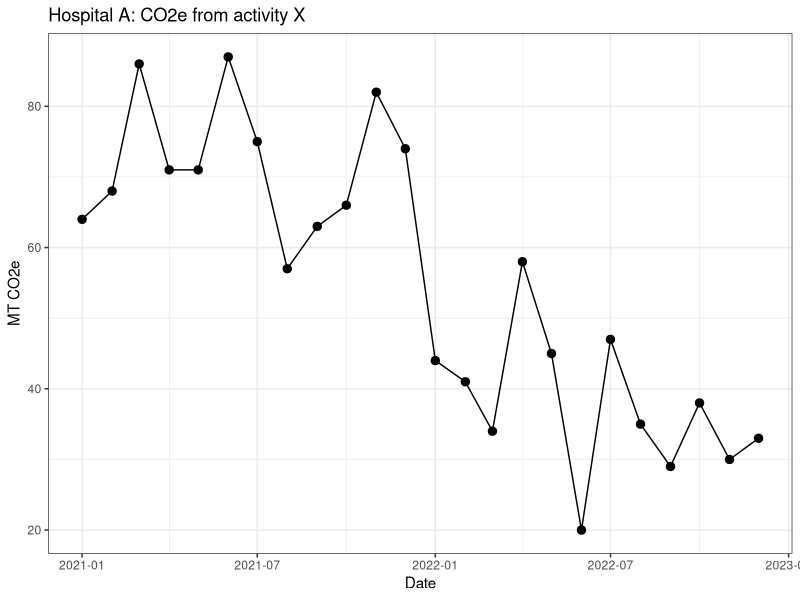
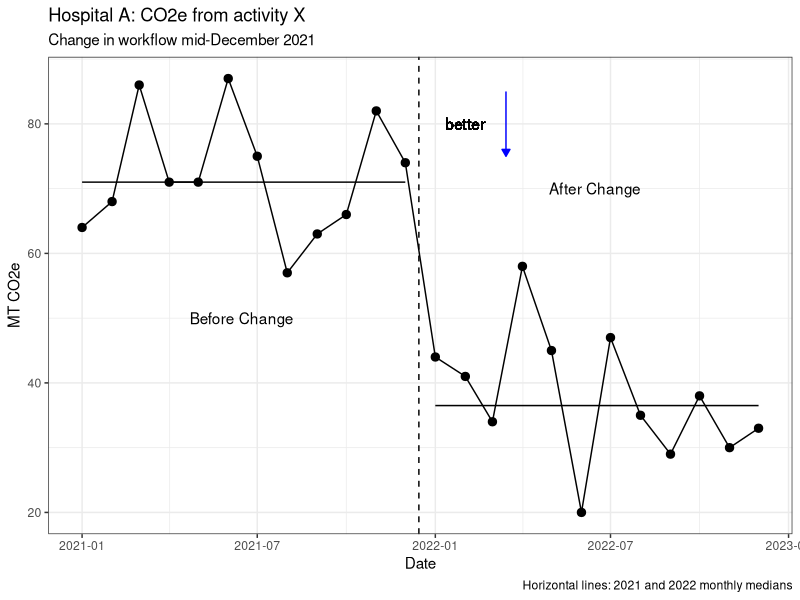
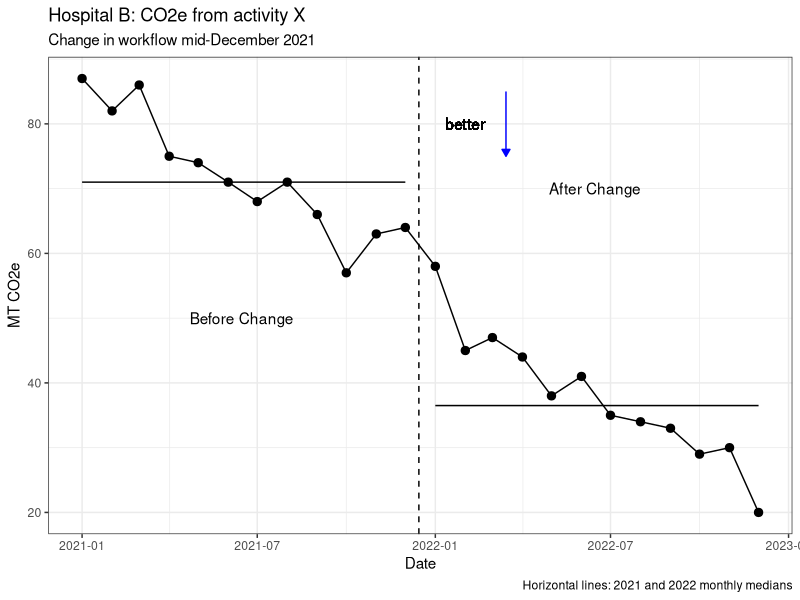
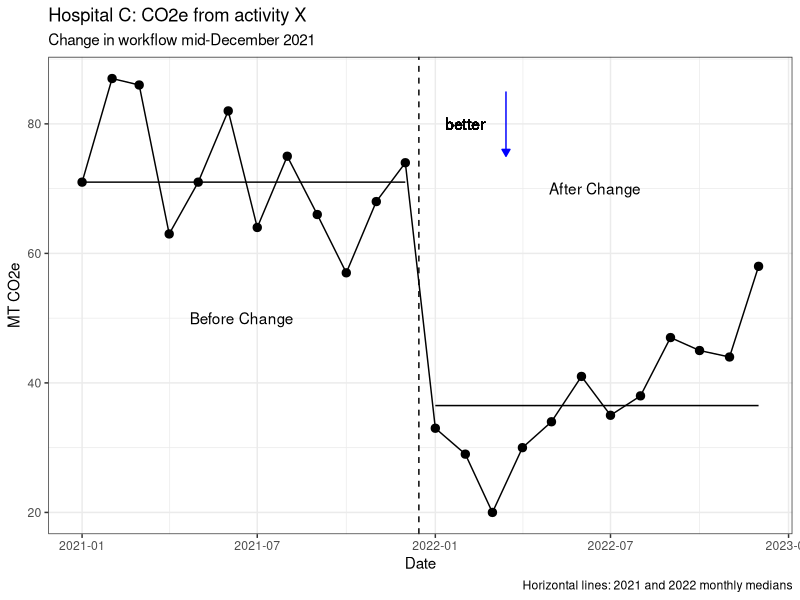
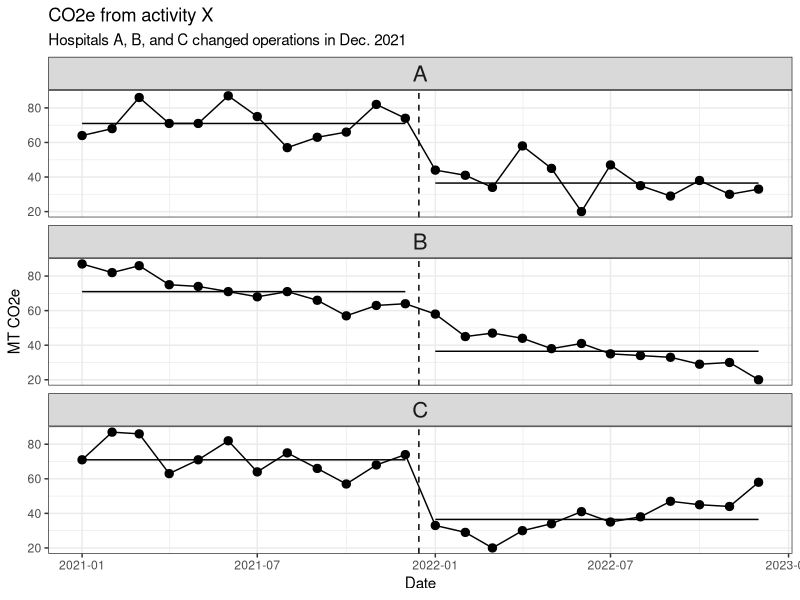

R code for these plots, in order:
## ---- chunk 1
knitr::opts_chunk$set(echo = FALSE)
library(tidyverse)
library(patchwork)


good_direction_up <- FALSE

text_y_coord_up <- c(70,50)

text_y_coord_down <- c(50,70)

if(good_direction_up) {
  
  text_y_coord <- text_y_coord_up
  
} else {
  
  text_y_coord <- text_y_coord_down 
}


unit_name <- "Hospital"

caption_main_table <- "Yearly Summary Report:  MT CO2e impact, three hospitals"

measure_topic <- "CO2e from activity X"

y_var_name <- "MT CO2e"

## ---- chunk 2

set.seed(123)
y2 <- round(rnorm(n = 12, mean = 70, sd = 10),0)
y1 <- round(rnorm(n = 12, mean = 30, sd = 10),0) + 10

make_perla_df <- function(y1,y2, good_direction = good_direction_up){
      
  if(good_direction){
      y <- c(y1,y2)
      
      median_y1 <- c(rep(median(y1),12), rep(NA, 12))
      
      median_y2 <- c(rep(NA, 12), rep(median(y2), 12))
      
  } else {
      y <- c(y2,y1)
      
      median_y1 <- c(rep(median(y2),12), rep(NA, 12))
      
      median_y2 <- c(rep(NA, 12), rep(median(y1), 12))
  }   
      
      
      epoch <- c(rep_len("Before", length.out = 12), rep_len("After", length.out = 12))
      
      xA <- seq.Date(from = as.Date("2021-01-01"), length.out = 24, by = "month")
      
      df_perla <- cbind.data.frame(Date = xA, y = y,epoch = epoch, 
                                   median1 = median_y1,
                                   median2 = median_y2)

      t_test_out <- t.test(y1, y2, var.equal=TRUE)
      
      list_out <- list(df=df_perla, t_test = t_test_out)
}





#`DM pts seen by Dental`
# this function uses a data frame that has the structure created
# by the function make_perla_df
p_perla <- function(df, 
                    unit, 
                    enhanced = TRUE, 
                    measure_topic0 = measure_topic, 
                    good_direction = good_direction_up,
                    text_y_coord0 = text_y_coord) {
  p1 <- ggplot(data = df, aes(x = Date, y = y)) +
    theme_bw()+
    geom_point(size = rel(2.5))+
    geom_line()
  
  if(enhanced) {
    p1 <- p1 + labs(title = paste0(unit_name, " ", unit,": ", measure_topic0),
         subtitle = "Change in workflow mid-December 2021",
         caption = "Horizontal lines: 2021 and 2022 monthly medians",
         y = y_var_name) +
    geom_vline(xintercept = as.Date("2021-12-15"), linetype = "dashed")+
    annotate("text", x = c(as.Date("2021-06-15"),as.Date("2022-06-15")),
             y = text_y_coord0, label = c("Before Change", "After Change"))
    
    p1.1 <- p1 + geom_line(data = df, aes(x = Date, y = median1))
  
    p_out <- p1.1 + geom_line(data = df, aes(x = Date, y = median2)) 

      # annotate("segment",x = x_arrow, xend = x_arrow, y = 3, yend = 3.3) +
   if(good_direction) {
    p_out <- p_out + annotate("segment",
        x = as.Date("2021-03-15"), xend = as.Date("2021-03-15"), y = 75, yend = 85,
        colour = "blue", arrow = arrow(type = "closed", length = unit(.2, "cm"))) +  
      geom_text(label = "better", x = as.Date("2021-02-01"), y = 80) 
   } else {
      p_out <- p_out + annotate("segment",
        x = as.Date("2022-03-15"), xend = as.Date("2022-03-15"), y = 85, yend = 75,
        colour = "blue", arrow = arrow(type = "closed", length = unit(.2, "cm"))) +
        geom_text(label = "better", x = as.Date("2022-02-01"), y = 80)
    }
    
  } else {
    p_out <- p1 + labs(title = paste0(unit_name, " ", unit,": ", measure_topic0), y = y_var_name)
  }
  
  return(p_out)
  
}



#Make Case 2:  no effect of change

y1_sort <- sort(y1)

y1_resort <- y1_sort[c(1,3,2,4,5,6,8,7,9,11,10,12)]

y1_resort_rev <- rev(y1_resort)

y2_sort <- sort(y2)

y2_resort <- y2_sort[c(3,2,1,4,6,5,7,8,9,11,10,12)]

y2_resort_rev <- rev(y2_resort)



#Case 3 Decay
y1_new <- sample(y1, 12)
y1_new <- sample(y1_new,12)
y1_new <- sample(y1_new,12)

y2_new <- sample(y2, 12)

y2_decay <- y2[c(7,11,6,3,12,4,2,5,1,9,10,8)]

y1_new_decay <- y1_new[c(12,1,5,8,9,2,3,4,11,10,6,7)]



#case 1 logic handled by make_perla function
case1 <- make_perla_df(y1= y1, y2 = y2)

if(good_direction_up) {
 
  case2 <- make_perla_df(y1= y1_resort, y2 = y2_resort)
  
  case3 <- make_perla_df(y1 = y1_new, y2 = y2_decay)
  
} else {
  case2 <- make_perla_df(y1= y1_resort_rev, y2 = y2_resort_rev)
  
  case3 <- make_perla_df(y1 = y1_new_decay, y2 = y2_new)
  
}

p11 <- p_perla(df = case1$df, unit = "A")

p21 <- p_perla(df = case2$df, unit = "B")

p31 <- p_perla(df = case3$df, unit = "C")
## ---- chunk 3

mean1 <- round(mean(y1),1)

mean2 <- round(mean(y2),1)

median1 <- median(y1)

median2 <- median(y2)

if(good_direction_up) {

  table1 <- data.frame(Year = c("2021", "2022"), Total = 12*c(mean1, mean2), `Monthly Average` = c(mean1, mean2),
                       `Monthly Median` = c(median1, median2))
} else {
  table1 <- data.frame(Year = c("2021", "2022"), Total = 12*c(mean2, mean1), `Monthly Average` = c(mean2, mean1),
                       `Monthly Median` = c(median2, median1))
}

#Make table repeated:  A    B      C
health_center <- c(rep.int("A",2), rep.int("B",2), rep.int("C",2))

table2 <- rbind.data.frame(table1, table1, table1) %>% 
            bind_cols(health_center) 

names(table2)[5] <- unit_name

table2 <- table2 %>% relocate(!!unit_name)
            

knitr::kable(table2, caption = caption_main_table, col.names = c(unit_name, "Year","Total", "Monthly Average", "Monthly Median"))

## ---- chunk 4

p0 <- p_perla(df = case1$df, unit = "A", enhanced = FALSE)

p0

## ---- chunk 5

p11

## ---- chunk 6

p21

## ---- chunk 7

p31

## ---- chunk 8
#pivot longer and then facet graph to make it look like Shiny

df1 <- bind_rows(case1$df,case2$df,case3$df, .id = unit_name) 

df1[,1] <- gsub("1", "A", df1[,1])
df1[,1] <- gsub("2", "B", df1[,1])
df1[,1] <- gsub("3", "C", df1[,1])

unit_name0 <- dplyr::sym(unit_name)

p_stack <- ggplot(data = df1, aes(x = Date, y = y))+  
              theme_bw()+
              geom_point(size = rel(2.5))+
              geom_line()+
              facet_wrap(unit_name0, ncol = 1)+
              geom_vline(xintercept = as.Date("2021-12-15"), linetype = "dashed") +
            labs(title = measure_topic,
                 subtitle = paste0(unit_name,"s A, B, and C changed operations in Dec. 2021"))
    
#annotate("text", x = c(as.Date("2021-06-15"),as.Date("2022-06-15")),
             #y = c(70,50), label = c("Before Change", "After Change")) 


  p_stack1 <- p_stack + geom_line(data = df1, aes(x = Date, y = median1))
  
  p_stack2 <- p_stack1 + geom_line(data = df1, aes(x = Date, y = median2)) +   theme(strip.text.x = element_text(size = 16)) + labs(y = y_var_name)
  
  if(good_direction_up){
  
     p_out <- p_stack2 +
    
      geom_text(label = "better", x = as.Date("2021-02-01"), y = 80) +

      # annotate("segment",x = x_arrow, xend = x_arrow, y = 3, yend = 3.3) +

      annotate("segment",
        x = as.Date("2021-03-15"), xend = as.Date("2021-03-15"), y = 75, yend = 85,
        colour = "blue", arrow = arrow(type = "closed", length = unit(.2, "cm"))
      )
  } else {
   p_out <- p_stack2 +
    
      annotate("segment",
        x = as.Date("2022-03-15"), xend = as.Date("2022-03-15"), y = 85, yend = 75,
        colour = "blue", arrow = arrow(type = "closed", length = unit(.2, "cm")) +
        geom_text(label = "better", x = as.Date("2022-02-01"), y = 80)
      )
  }
  
p_out
